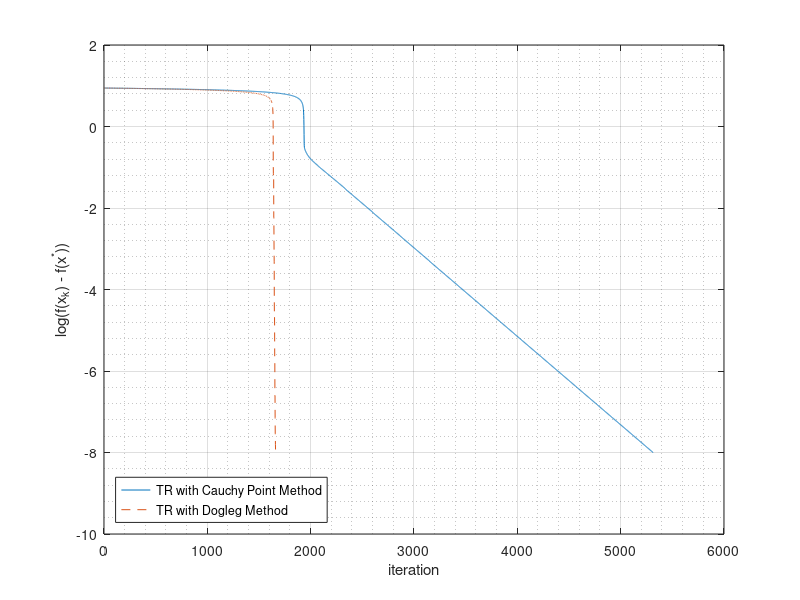

Recreate this plot in MATLAB.
% Trust region methods

clear all
close all
clc

% Dimension of the problem
n = 200

% Create a random, symmetric, positive definite matrix A with specific eigenvalues

[Q,R] = qr(rand(n,n));

eigenValues = rand(n,1)*n;

D = diag(eigenValues);
A = Q'*D*Q;

% Initial guess
x0 = 1*rand(n,1);
x = x0;

% Tolerance
tol = 0.00000001

% Record of errors in log scale

aux = 1 + (x'*A*x);
error = log(aux);
errorLog = log10(error);
recordC = [errorLog];

% Overall bound on the step lengths           
maxDelta = 10

% Criteria parameter to update solution x           
eta = 1/8

% TR with Cauchy point (Algorithm 4.1 in Nocedal with Cauchy point for p_k)

delta = maxDelta/2

% Stopping criteria: error           
while error > tol
  % Cauchy point calculation (Equations 4.11 and 4.12 in Nocedal)
	grad = (2/aux)*A*x;
	discr = grad'*A*grad;
	if discr > 0
		alpha = min(delta/norm(grad),(grad'*grad)/discr);
	else
		alpha = delta/norm(grad);
	end
	p = -alpha*grad;

  % Ratio ro (Equation 4.4 in Nocedal)                                  
	ro = (log(aux) - log(1 + ((x+p)'*A*(x+p))))/(-(grad'*p) - (.5*p'*A*p));

	if ro < .25
		delta = delta*.25;
	elseif (ro > .75) && (norm(p) == delta)
		delta = min(2*delta, maxDelta);
	else
		delta = delta;
	end

	if ro > eta
		x = x + p;
	end

	aux = 1 + (x'*A*x);
	error = log(aux);
	errorLog = log10(error);
	recordC = [recordC ; errorLog];
end

% Print final solution
disp('final solution x_sol for TR with Cauchy point:')
disp(x)

% Print value of f at final solution
disp('f(x_sol) for TR with Cauchy point:')
disp(log(aux))
% TR Algorithm with Cauchy point ends here

% TR with dogleg method (Algorithm 4.1 in Nocedal with dogleg method for p_k)

% Initial guess
x = x0;
             
delta = maxDelta/2

% Record of errors in log scale

aux = 1 + (x'*A*x);
error = log(aux);           
errorLog = log10(error);
recordD = [errorLog];

% Stopping criteria: error                      
while error > tol
  % Dogleg method (Equations 4.15 and 4.16 in Nocedal)
	grad = (2/aux)*A*x;
	discr = grad'*A*grad;
	pU = -grad*(grad'*grad)/discr;
	pB = A\(-grad);
	if norm(pB) <= delta
		p = pB;
	elseif norm(pU) >= delta
		p = -grad*delta/norm(grad);
	else
		a = norm(pB - pU)^2;
		b = 2*(pB - pU)'*pU;
		c = (norm(pU)^2) - (delta^2);
		tau = 1 + ((((b^2) - (4*a*c))^.5) - b)/(2*a);
		p = pU + (tau - 1)*(pB - pU);
	end
	
  % Ratio ro (Equation 4.4 in Nocedal) 
	ro = (log(aux) - log(1 + ((x+p)'*A*(x+p))))/(-(grad'*p) - (.5*p'*A*p));

	if ro < .25
		delta = delta*.25;
	elseif (ro > .75) && (norm(p) == delta)
		delta = min(2*delta, maxDelta);
	else
		delta = delta;
	end

	if ro > eta
		x = x + p;
	end

  	aux = 1 + (x'*A*x);
	error = log(aux);
	errorLog = log10(error);
	recordD = [recordD ; errorLog];
end

% Print final solution
disp('final solution x_sol for TR with dogleg method:')
disp(x)

% Print value of f at final solution
disp('f(x_sol) for TR with dogleg method:')
disp(log(aux))
% TR Algorithm with dogleg method ends here

% Plot convergence and save in PNG file
axis1 = 0:length(recordC) - 1;
axis2 = 0:length(recordD) - 1;
figure;
plot(axis1, recordC, axis2, recordD, '--');
xlabel('iteration');
ylabel('log(f(x_k) - f(x^*))');
legend('TR with Cauchy Point Method','TR with Dogleg Method','Location','southwest');
grid on;
grid minor;
saveas(gcf,'TR.png');
